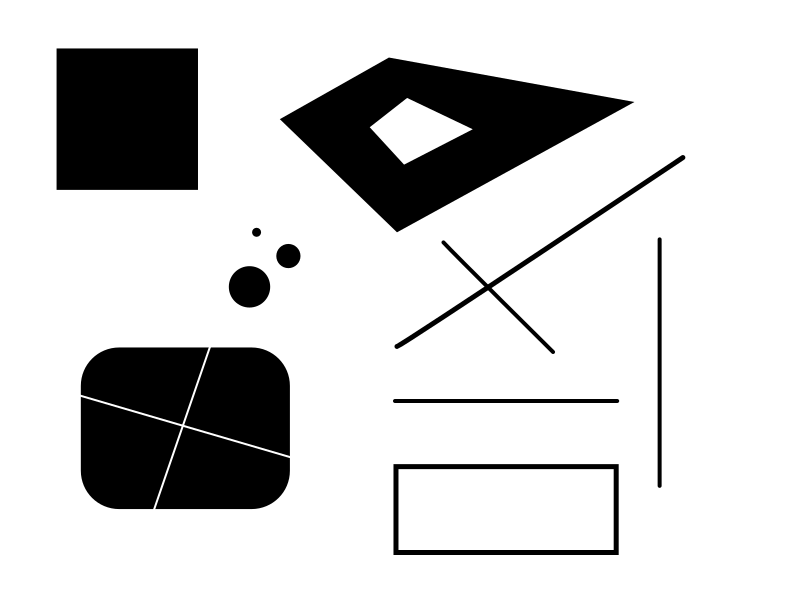
#> input picture Lab4/data/test.png, 800 x 600 px
$ python -i image.py   (imports and definitions only)   (Python 2 division)
#> lines starting #> are read from the running program, lines starting #| are printed output that depends on the picture
#> further down, picture is the input picture: shape (600, 800); min 0, max 255, mean 208
import scipy
import scipy.ndimage
import numpy as np
import cv2
from .show import show

# A helper function for merging three single-channel images into an RGB image
def combine_channels(ch1, ch2, ch3):
    return np.array([ch1.T, ch2.T, ch3.T]).T

def image_to_3ch(image):
    return combine_channels(image,image,image)

# [4 lines left out: function per_channel, not called in this run]

def zoom_3ch(image, factor):
    return per_channel(lambda x : scipy.ndimage.zoom(x, factor, order=1), image)


def rgb2Y(img):
    return np.dot(img, np.array([ 0.2989,  0.5866,  0.1145]))

# Functions for converting color space on a three-channel image between RGB and YCbCr.
# Coefficients follow JPEG specification (https://www.w3.org/Graphics/JPEG/jfif3.pdf).
# [11 lines left out: functions split_to_YCbCr, merge_from_YCbCr, not called in this run]

# Shuffle dimentions to match cv2 color layout
def cv2_shuffle(image):
    return np.array([image.T[2], image.T[1], image.T[0]]).T

# [15 lines left out: functions remove_alpha, flip_xy, not called in this run]

# (n,2) -> (n,3)
def pointlist_to_homog(points):
    return np.hstack([points, np.ones((points.shape[0], 1))])

# (n,3), -> (n,2)
# [4 lines left out: function pointlist_from_homog, not called in this run]


class HomographyApplier:
    def __init__(self, H, offset=np.array([0,0])):
        self.H = H
        self.offset = offset
    # [86 lines left out: functions __call__, img_transform, img_transform_1ch, img_gen, img_transform_H, find_homography, not called in this run]

def image_bounds_pointlist(image):
    h,w,_ = image.shape
    return np.array([[0,0],[0,h],[w,0],[w,h]])

def image_bounds_homography(image, H):
    return np.einsum('ba,na->nb', np.linalg.inv(H), pointlist_to_homog(image_bounds_pointlist(image)))

# Returns: size (as tuple), base offset (as np.array)
# [26 lines left out: functions image_bounds_factorize, img_gen_mask_smooth, img_gen_mask_ones, not called in this run]

# Normalizes values into range [0,1]
def rescale(img):
    min, max = img.min(), img.max()
    return (img-min)/(max-min)

# Sigma1 is used for derivative calculation.
# Sigma2 corresponds to the gaussian window stdev
def harris_corner_response(I, alpha=0.05, sigma1=None, sigma2=4):
    if sigma1 is None:
        sigma1 = 0.7 * sigma2
    Ix = scipy.ndimage.gaussian_filter(I, (0, sigma1), order=(0,1))
    Iy = scipy.ndimage.gaussian_filter(I, (sigma1, 0), order=(1,0))
    Ixx = Ix * Ix
    Ixy = Ix * Iy
    Iyy = Iy * Iy
    gIxx = scipy.ndimage.gaussian_filter(Ixx, sigma2)
    gIxy = scipy.ndimage.gaussian_filter(Ixy, sigma2)
    gIyy = scipy.ndimage.gaussian_filter(Iyy, sigma2)
    det = gIxx * gIyy - gIxy * gIxy
    tr = gIxx + gIyy
    return det*(256*256) - alpha * tr

# For a 1-channel 2d image, returns a list of tuples x,y,v, where x and y are
# coordinates of a local maxima, and v is the value at the point
def find_local_maximas_with_values(image, neighbourhood_size=5, flat_treshold=0.003):
    # Find local maximas
    i_max = scipy.ndimage.maximum_filter(image, neighbourhood_size)
    maxima = (image == i_max)
    # Clean flat regions
    i_min = scipy.ndimage.minimum_filter(image, neighbourhood_size)
    d = ((i_max - i_min) > flat_treshold)
    maxima[d == 0] = False
    # Get coordinates of the maximas
    labeled_R, n_obj = scipy.ndimage.label(maxima)
    slices = scipy.ndimage.find_objects(labeled_R)
    # print("Found %d corners" % n_obj)

    # Sample the response function at these points
    points = []
    for dy,dx in slices:
        x = (dx.start + dx.stop - 1)/2
        y = (dy.start + dy.stop - 1)/2
        points.append((x, y, image[y,x]))
    return points

def harris_corners(I, sigma):
    R = harris_corner_response(I, sigma2=sigma)
    # Scale response function to stay sigma-invariant. Obviously, the scaling
    # factor should be a power of sigma, but I have no idea why 5th power
    # works. Quick calculation suggests that either 2 or 4 should be the right
    # choice, but it's easy to verify that 5 actually works much beter and is
    # apparently the perfect choice.
    R = R * np.power(sigma, 5)
    points = find_local_maximas_with_values(R)
    # Append sigma to all points
    return [(x,y,r,sigma) for x,y,r in points], R

# Adaptive non-maximal suppresion.
# Input: List of tuples x,y,v where x and y are coordinates and v is the value at point
# [20 lines left out: function ANMS, not called in this run]

# Harris-laplace scale-invariant corner detector
def harris_laplace(I):
    sigma_begin = 1.5
    sigma_step = 1.2
    sigma_n = 13
    sigmas = np.power(sigma_step, np.arange(sigma_n)) * sigma_begin

    # Run harris corners detector for all sigma values, collect results
    points, allpoints, Rs = [], [], []
    for s in sigmas:
        p, R = harris_corners(I, s)
        allpoints += p
        points.append(p)
        Rs.append(R)
#> this loop made 13 passes
#> pass 1, in harris_corner_response, `Ix = scipy.ndimage.gaussian_filter(I, (0, sigma1), order=(0,1))`:
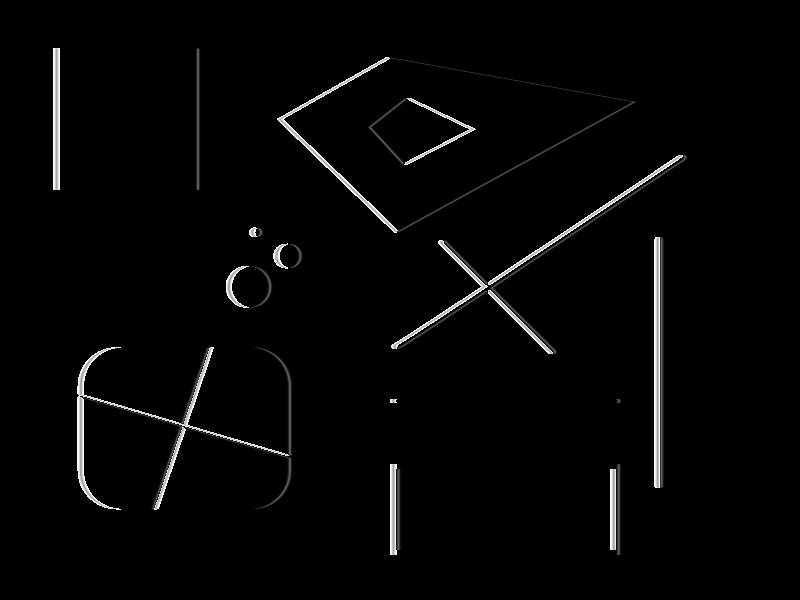
#> Ix: shape (600, 800); min 0, max 255, mean 5.4
#> pass 1, in harris_corner_response, `Iy = scipy.ndimage.gaussian_filter(I, (sigma1, 0), order=(1,0))`:
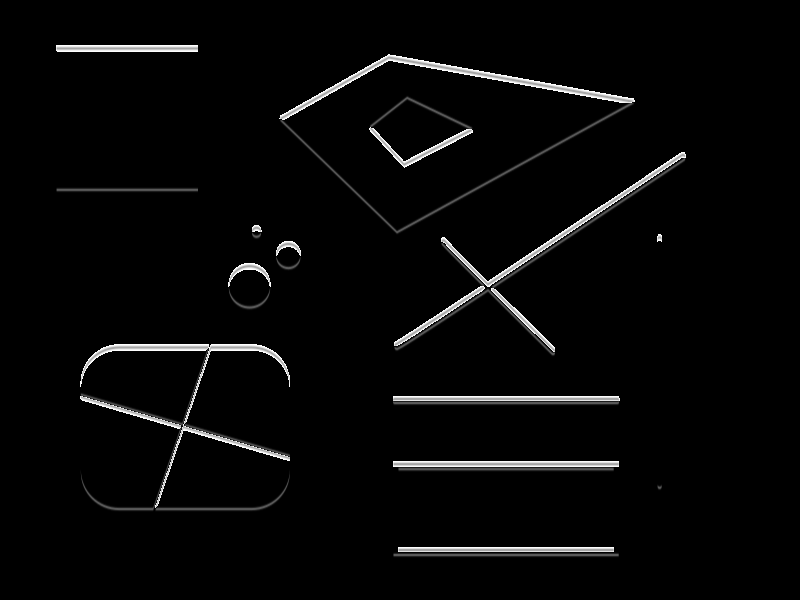
#> Iy: shape (600, 800); min 0, max 255, mean 7.1
#> pass 1, in harris_corner_response, `Ixx = Ix * Ix`:
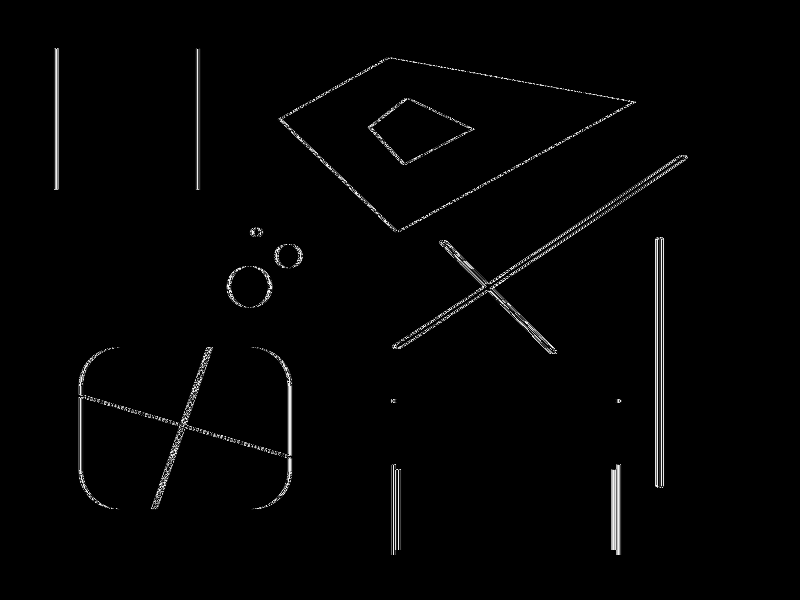
#> Ixx: shape (600, 800); min 0, max 249, mean 3.9
#> pass 1, in harris_corner_response, `Ixy = Ix * Iy`:
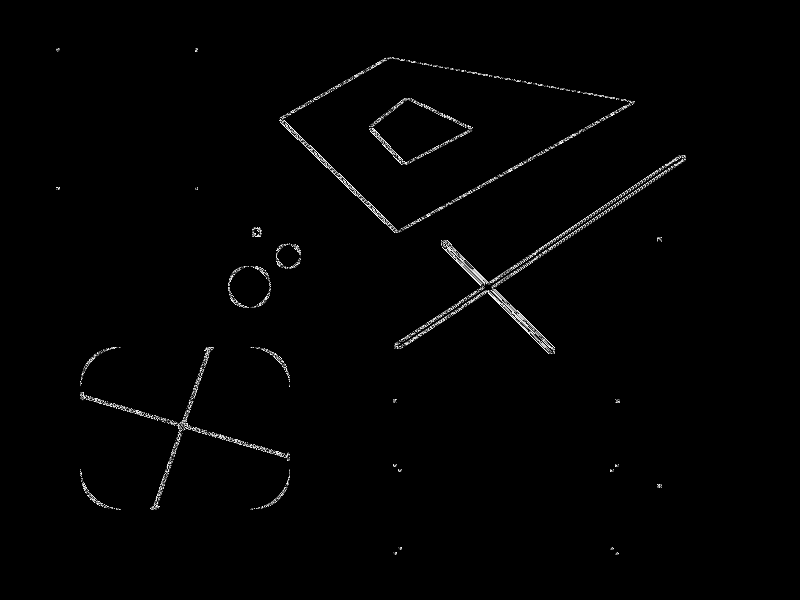
#> Ixy: shape (600, 800); min 0, max 255, mean 2.8
#> after the loop, Rs = 13 items; points = 13 items
    assert(len(points) == sigma_n)

    print("Before selecting scale-space local maximas: %d points" % len(allpoints))
#| Before selecting scale-space local maximas: 53289 points

    filtered_points = []
    # Now, filter the points to only include those that are local maximas in
    # scale space as well. For convenience, add zeroed arrays to end end
    # beginning, so there are no corner cases when comparing scales
    Rs = [np.zeros_like(Rs[0])] + Rs + [np.zeros_like(Rs[-1])]
#> Rs = 15 items
    # This entire loop might be rewritten numpy-style, but it is tricky to run
    # the maxima filter only in the third dimension. Thus, for simplicity, this
    # loop is explicit. It's not costing much anyway, since usually there is not
    # much (< 20000) candidate points anyway.
    for i in range(0,sigma_n):
        sigma = sigmas[i]
        Ra, R, Rb = Rs[i], Rs[i+1], Rs[i+2]
        for p in points[i]:
            x,y,v,_ = p
            # If neighbouring scales have a smaller value at (x,y)...
            if v > Ra[y,x] and v > Rb[y,x]:
                # ... then this point is a local maxima in scale-space as well.
                filtered_points.append(p)
#> this loop made 13 passes
#> pass 1, in harris_laplace, `Ra, R, Rb = Rs[i], Rs[i+1], Rs[i+2]`:
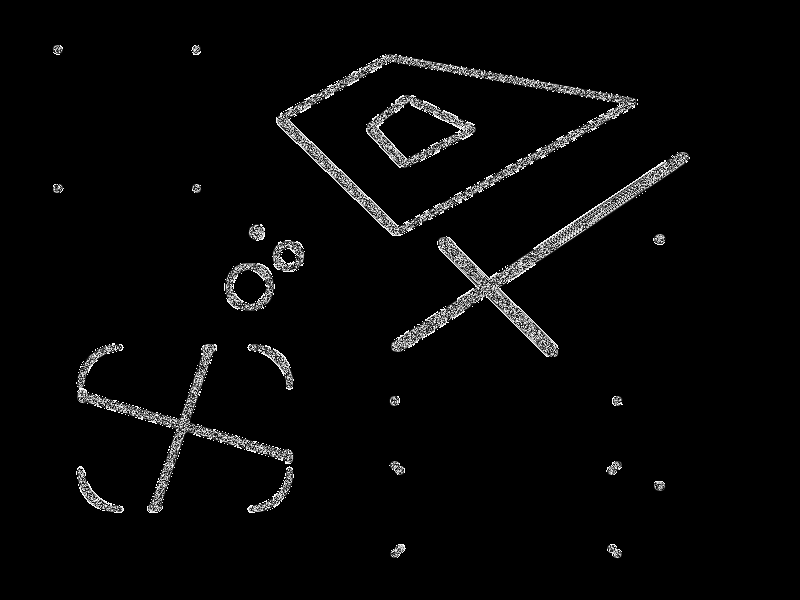
#> R: shape (600, 800) float64; min -86.95, max 126904320, mean 3882045.3; drawn with min black and max white
#> pass 1, in harris_laplace, `Ra, R, Rb = Rs[i], Rs[i+1], Rs[i+2]`:
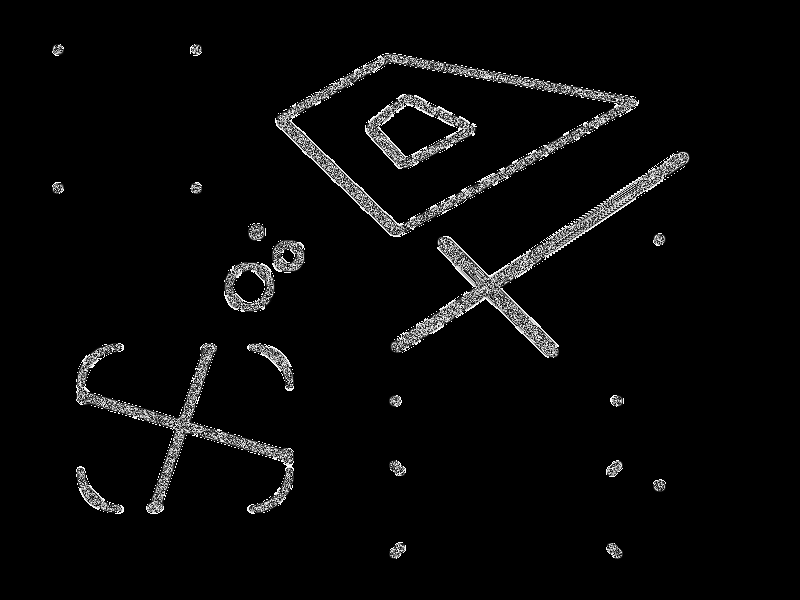
#> Rb: shape (600, 800) float64; min -238.1, max 315778557.5, mean 11265186.4; drawn with min black and max white
#> pass 2, in harris_laplace, `Ra, R, Rb = Rs[i], Rs[i+1], Rs[i+2]`:
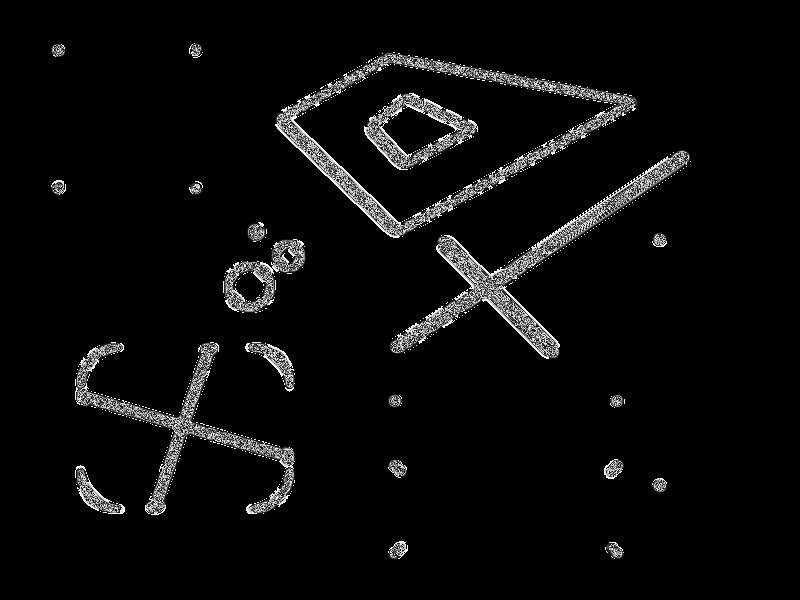
#> Rb: shape (600, 800) float64; min -489, max 785758100.3, mean 32654955.7; drawn with min black and max white
#> after the loop, filtered_points = 23268 items

    print("After selecting scale-space local maximas: %d points" % len(filtered_points))
#| After selecting scale-space local maximas: 23268 points

    return filtered_points


# [4 lines left out: function decimate, not called in this run]

>>> import cv2
>>> picture = cv2.imread('../Lab4/data/test.png', cv2.IMREAD_GRAYSCALE)
>>> result = harris_laplace(picture)
#> result = 23268 items
